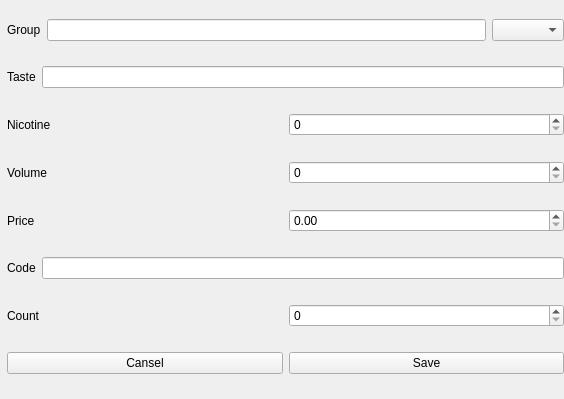
<?xml version="1.0" encoding="UTF-8"?>
<ui version="4.0">
 <class>Form</class>
 <widget class="QWidget" name="Form">
  <property name="geometry">
   <rect>
    <x>0</x>
    <y>0</y>
    <width>564</width>
    <height>399</height>
   </rect>
  </property>
  <property name="windowTitle">
   <string>Form</string>
  </property>
  <widget class="QWidget" name="verticalLayoutWidget">
   <property name="geometry">
    <rect>
     <x>0</x>
     <y>0</y>
     <width>571</width>
     <height>401</height>
    </rect>
   </property>
   <layout class="QVBoxLayout" name="verticalLayout">
    <item>
     <layout class="QHBoxLayout" name="horizontalLayout_10">
      <property name="leftMargin">
       <number>7</number>
      </property>
      <property name="rightMargin">
       <number>7</number>
      </property>
      <item>
       <widget class="QLabel" name="label">
        <property name="text">
         <string>Group</string>
        </property>
       </widget>
      </item>
      <item>
       <widget class="QLineEdit" name="group_edit">
        <property name="maxLength">
         <number>45</number>
        </property>
       </widget>
      </item>
      <item>
       <widget class="QComboBox" name="group_comboBox"/>
      </item>
     </layout>
    </item>
    <item>
     <layout class="QHBoxLayout" name="horizontalLayout_9">
      <property name="leftMargin">
       <number>7</number>
      </property>
      <property name="rightMargin">
       <number>7</number>
      </property>
      <item>
       <widget class="QLabel" name="label_2">
        <property name="text">
         <string>Taste</string>
        </property>
       </widget>
      </item>
      <item>
       <widget class="QLineEdit" name="taste_edit">
        <property name="maxLength">
         <number>45</number>
        </property>
       </widget>
      </item>
     </layout>
    </item>
    <item>
     <layout class="QHBoxLayout" name="horizontalLayout_8">
      <property name="leftMargin">
       <number>7</number>
      </property>
      <property name="rightMargin">
       <number>7</number>
      </property>
      <item>
       <widget class="QLabel" name="label_3">
        <property name="text">
         <string>Nicotine</string>
        </property>
       </widget>
      </item>
      <item>
       <widget class="QSpinBox" name="nicotine_spinBox"/>
      </item>
     </layout>
    </item>
    <item>
     <layout class="QHBoxLayout" name="horizontalLayout_7">
      <property name="leftMargin">
       <number>7</number>
      </property>
      <property name="rightMargin">
       <number>7</number>
      </property>
      <item>
       <widget class="QLabel" name="label_4">
        <property name="text">
         <string>Volume</string>
        </property>
       </widget>
      </item>
      <item>
       <widget class="QSpinBox" name="volume_spinBox">
        <property name="maximum">
         <number>999</number>
        </property>
        <property name="singleStep">
         <number>1</number>
        </property>
       </widget>
      </item>
     </layout>
    </item>
    <item>
     <layout class="QHBoxLayout" name="horizontalLayout_6">
      <property name="leftMargin">
       <number>7</number>
      </property>
      <property name="rightMargin">
       <number>7</number>
      </property>
      <item>
       <widget class="QLabel" name="label_5">
        <property name="text">
         <string>Price</string>
        </property>
       </widget>
      </item>
      <item>
       <widget class="QDoubleSpinBox" name="price_doubleSpinBox">
        <property name="maximum">
         <double>999999.989999999990687</double>
        </property>
       </widget>
      </item>
     </layout>
    </item>
    <item>
     <layout class="QHBoxLayout" name="horizontalLayout_5">
      <property name="leftMargin">
       <number>7</number>
      </property>
      <property name="rightMargin">
       <number>7</number>
      </property>
      <item>
       <widget class="QLabel" name="label_6">
        <property name="text">
         <string>Code</string>
        </property>
       </widget>
      </item>
      <item>
       <widget class="QLineEdit" name="code_lineEdit">
        <property name="inputMethodHints">
         <set>Qt::ImhHiddenText</set>
        </property>
        <property name="maxLength">
         <number>45</number>
        </property>
       </widget>
      </item>
     </layout>
    </item>
    <item>
     <layout class="QHBoxLayout" name="horizontalLayout">
      <property name="leftMargin">
       <number>7</number>
      </property>
      <property name="rightMargin">
       <number>7</number>
      </property>
      <item>
       <widget class="QLabel" name="label_7">
        <property name="text">
         <string>Count</string>
        </property>
       </widget>
      </item>
      <item>
       <widget class="QSpinBox" name="count_spinBox">
        <property name="maximum">
         <number>999999999</number>
        </property>
       </widget>
      </item>
     </layout>
    </item>
    <item>
     <layout class="QHBoxLayout" name="horizontalLayout_4">
      <property name="leftMargin">
       <number>7</number>
      </property>
      <property name="rightMargin">
       <number>7</number>
      </property>
      <item>
       <widget class="QPushButton" name="cansel_btn">
        <property name="text">
         <string>Cansel</string>
        </property>
       </widget>
      </item>
      <item>
       <widget class="QPushButton" name="save_btn">
        <property name="text">
         <string>Save</string>
        </property>
       </widget>
      </item>
     </layout>
    </item>
   </layout>
  </widget>
 </widget>
 <resources/>
 <connections/>
</ui>
